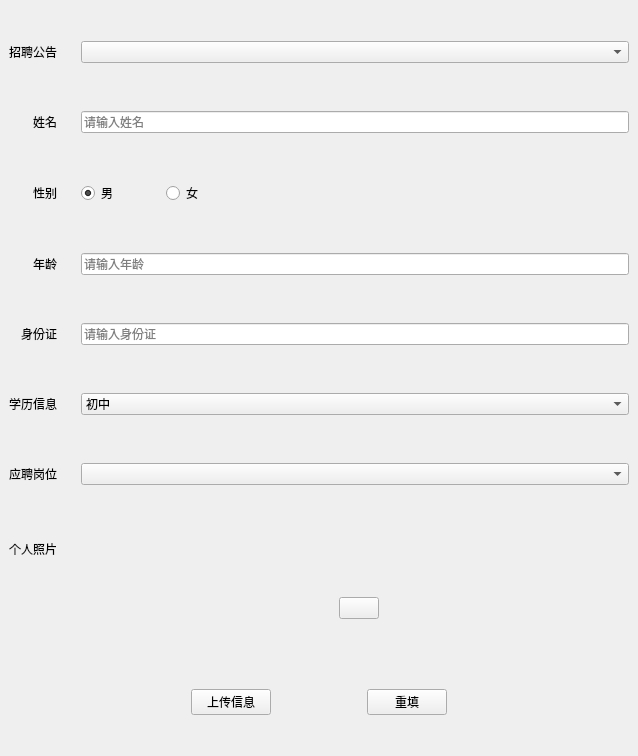
        <widget class="QWidget" name="resumePage">
         <layout class="QHBoxLayout" name="horizontalLayout_17">
          <property name="spacing">
           <number>0</number>
          </property>
          <property name="leftMargin">
           <number>0</number>
          </property>
          <property name="topMargin">
           <number>0</number>
          </property>
          <property name="rightMargin">
           <number>0</number>
          </property>
          <property name="bottomMargin">
           <number>0</number>
          </property>
          <item>
           <widget class="QWidget" name="widget_20" native="true">
            <property name="minimumSize">
             <size>
              <width>573</width>
              <height>0</height>
             </size>
            </property>
            <property name="maximumSize">
             <size>
              <width>650</width>
              <height>16777215</height>
             </size>
            </property>
            <layout class="QVBoxLayout" name="verticalLayout_11" stretch="1,9,1,1">
             <item>
              <spacer name="verticalSpacer_9">
               <property name="orientation">
                <enum>Qt::Vertical</enum>
               </property>
               <property name="sizeType">
                <enum>QSizePolicy::Fixed</enum>
               </property>
               <property name="sizeHint" stdset="0">
                <size>
                 <width>20</width>
                 <height>32</height>
                </size>
               </property>
              </spacer>
             </item>
             <item>
              <widget class="QWidget" name="widget_21" native="true">
               <layout class="QFormLayout" name="formLayout">
                <property name="sizeConstraint">
                 <enum>QLayout::SetMinAndMaxSize</enum>
                </property>
                <property name="labelAlignment">
                 <set>Qt::AlignRight|Qt::AlignTrailing|Qt::AlignVCenter</set>
                </property>
                <property name="horizontalSpacing">
                 <number>24</number>
                </property>
                <property name="verticalSpacing">
                 <number>48</number>
                </property>
                <property name="leftMargin">
                 <number>0</number>
                </property>
                <property name="topMargin">
                 <number>0</number>
                </property>
                <property name="rightMargin">
                 <number>0</number>
                </property>
                <property name="bottomMargin">
                 <number>0</number>
                </property>
                <item row="0" column="0">
                 <widget class="QLabel" name="label_2">
                  <property name="text">
                   <string>招聘公告</string>
                  </property>
                  <property name="alignment">
                   <set>Qt::AlignRight|Qt::AlignTrailing|Qt::AlignVCenter</set>
                  </property>
                 </widget>
                </item>
                <item row="0" column="1">
                 <widget class="QComboBox" name="recruitComboBox">
                  <property name="placeholderText">
                   <string>请选择招聘公告</string>
                  </property>
                 </widget>
                </item>
                <item row="1" column="0">
                 <widget class="QLabel" name="label_3">
                  <property name="text">
                   <string>姓名</string>
                  </property>
                  <property name="alignment">
                   <set>Qt::AlignRight|Qt::AlignTrailing|Qt::AlignVCenter</set>
                  </property>
                 </widget>
                </item>
                <item row="1" column="1">
                 <widget class="QLineEdit" name="nameLineEdit">
                  <property name="placeholderText">
                   <string>请输入姓名</string>
                  </property>
                 </widget>
                </item>
                <item row="2" column="0">
                 <widget class="QLabel" name="label_4">
                  <property name="text">
                   <string>性别</string>
                  </property>
                  <property name="alignment">
                   <set>Qt::AlignRight|Qt::AlignTrailing|Qt::AlignVCenter</set>
                  </property>
                 </widget>
                </item>
                <item row="2" column="1">
                 <widget class="QWidget" name="widget_23" native="true">
                  <layout class="QHBoxLayout" name="horizontalLayout_19">
                   <property name="spacing">
                    <number>0</number>
                   </property>
                   <property name="sizeConstraint">
                    <enum>QLayout::SetMinimumSize</enum>
                   </property>
                   <property name="leftMargin">
                    <number>0</number>
                   </property>
                   <property name="topMargin">
                    <number>0</number>
                   </property>
                   <property name="rightMargin">
                    <number>0</number>
                   </property>
                   <property name="bottomMargin">
                    <number>0</number>
                   </property>
                   <item>
                    <widget class="QRadioButton" name="maleRadioButton">
                     <property name="text">
                      <string>男</string>
                     </property>
                     <property name="checked">
                      <bool>true</bool>
                     </property>
                    </widget>
                   </item>
                   <item>
                    <spacer name="horizontalSpacer_40">
                     <property name="orientation">
                      <enum>Qt::Horizontal</enum>
                     </property>
                     <property name="sizeType">
                      <enum>QSizePolicy::Fixed</enum>
                     </property>
                     <property name="sizeHint" stdset="0">
                      <size>
                       <width>48</width>
                       <height>20</height>
                      </size>
                     </property>
                    </spacer>
                   </item>
                   <item>
                    <widget class="QRadioButton" name="femaleRadioButton">
                     <property name="text">
                      <string>女</string>
                     </property>
                    </widget>
                   </item>
                   <item>
                    <spacer name="horizontalSpacer_39">
                     <property name="orientation">
                      <enum>Qt::Horizontal</enum>
                     </property>
                     <property name="sizeHint" stdset="0">
                      <size>
                       <width>40</width>
                       <height>20</height>
                      </size>
                     </property>
                    </spacer>
                   </item>
                  </layout>
                 </widget>
                </item>
                <item row="3" column="0">
                 <widget class="QLabel" name="label_5">
                  <property name="text">
                   <string>年龄</string>
                  </property>
                  <property name="alignment">
                   <set>Qt::AlignRight|Qt::AlignTrailing|Qt::AlignVCenter</set>
                  </property>
                 </widget>
                </item>
                <item row="3" column="1">
                 <widget class="QLineEdit" name="ageLineEdit">
                  <property name="placeholderText">
                   <string>请输入年龄</string>
                  </property>
                 </widget>
                </item>
                <item row="4" column="0">
                 <widget class="QLabel" name="label_6">
                  <property name="text">
                   <string>身份证</string>
                  </property>
                  <property name="alignment">
                   <set>Qt::AlignRight|Qt::AlignTrailing|Qt::AlignVCenter</set>
                  </property>
                 </widget>
                </item>
                <item row="4" column="1">
                 <widget class="QLineEdit" name="idLineEdit">
                  <property name="placeholderText">
                   <string>请输入身份证</string>
                  </property>
                 </widget>
                </item>
                <item row="5" column="0">
                 <widget class="QLabel" name="label_7">
                  <property name="text">
                   <string>学历信息</string>
                  </property>
                  <property name="alignment">
                   <set>Qt::AlignRight|Qt::AlignTrailing|Qt::AlignVCenter</set>
                  </property>
                 </widget>
                </item>
                <item row="5" column="1">
                 <widget class="QComboBox" name="educationalComboBox">
                  <property name="currentText">
                   <string>初中</string>
                  </property>
                  <property name="currentIndex">
                   <number>0</number>
                  </property>
                  <property name="insertPolicy">
                   <enum>QComboBox::InsertAtBottom</enum>
                  </property>
                  <property name="placeholderText">
                   <string>-请选择您的学历-</string>
                  </property>
                  <property name="frame">
                   <bool>true</bool>
                  </property>
                  <item>
                   <property name="text">
                    <string>初中</string>
                   </property>
                  </item>
                  <item>
                   <property name="text">
                    <string>中专</string>
                   </property>
                  </item>
                  <item>
                   <property name="text">
                    <string>职高</string>
                   </property>
                  </item>
                  <item>
                   <property name="text">
                    <string>高中</string>
                   </property>
                  </item>
                  <item>
                   <property name="text">
                    <string>大专</string>
                   </property>
                  </item>
                  <item>
                   <property name="text">
                    <string>本科</string>
                   </property>
                  </item>
                  <item>
                   <property name="text">
                    <string>硕士研究生</string>
                   </property>
                  </item>
                  <item>
                   <property name="text">
                    <string>博士研究生</string>
                   </property>
                  </item>
                 </widget>
                </item>
                <item row="6" column="0">
                 <widget class="QLabel" name="label_8">
                  <property name="text">
                   <string>应聘岗位</string>
                  </property>
                  <property name="alignment">
                   <set>Qt::AlignRight|Qt::AlignTrailing|Qt::AlignVCenter</set>
                  </property>
                 </widget>
                </item>
                <item row="6" column="1">
                 <widget class="QComboBox" name="positionComboBox">
                  <property name="currentIndex">
                   <number>-1</number>
                  </property>
                  <property name="placeholderText">
                   <string>-请选择您要应聘的职位-</string>
                  </property>
                  <property name="duplicatesEnabled">
                   <bool>false</bool>
                  </property>
                 </widget>
                </item>
                <item row="7" column="0">
                 <widget class="QLabel" name="label_9">
                  <property name="text">
                   <string>个人照片</string>
                  </property>
                  <property name="alignment">
                   <set>Qt::AlignRight|Qt::AlignTrailing|Qt::AlignVCenter</set>
                  </property>
                 </widget>
                </item>
                <item row="7" column="1">
                 <widget class="QWidget" name="widget_24" native="true">
                  <layout class="QHBoxLayout" name="horizontalLayout_20">
                   <property name="spacing">
                    <number>0</number>
                   </property>
                   <property name="leftMargin">
                    <number>0</number>
                   </property>
                   <property name="topMargin">
                    <number>0</number>
                   </property>
                   <property name="rightMargin">
                    <number>0</number>
                   </property>
                   <property name="bottomMargin">
                    <number>0</number>
                   </property>
                   <item>
                    <widget class="QLabel" name="photoPic">
                     <property name="maximumSize">
                      <size>
                       <width>112</width>
                       <height>168</height>
                      </size>
                     </property>
                     <property name="text">
                      <string/>
                     </property>
                    </widget>
                   </item>
                   <item>
                    <spacer name="horizontalSpacer_37">
                     <property name="orientation">
                      <enum>Qt::Horizontal</enum>
                     </property>
                     <property name="sizeType">
                      <enum>QSizePolicy::Preferred</enum>
                     </property>
                     <property name="sizeHint" stdset="0">
                      <size>
                       <width>251</width>
                       <height>20</height>
                      </size>
                     </property>
                    </spacer>
                   </item>
                   <item>
                    <widget class="QWidget" name="uploadWidget" native="true">
                     <layout class="QVBoxLayout" name="verticalLayout_12">
                      <property name="spacing">
                       <number>0</number>
                      </property>
                      <property name="leftMargin">
                       <number>0</number>
                      </property>
                      <property name="topMargin">
                       <number>0</number>
                      </property>
                      <property name="rightMargin">
                       <number>0</number>
                      </property>
                      <property name="bottomMargin">
                       <number>0</number>
                      </property>
                      <item>
                       <spacer name="verticalSpacer_11">
                        <property name="orientation">
                         <enum>Qt::Vertical</enum>
                        </property>
                        <property name="sizeType">
                         <enum>QSizePolicy::Fixed</enum>
                        </property>
                        <property name="sizeHint" stdset="0">
                         <size>
                          <width>20</width>
                          <height>64</height>
                         </size>
                        </property>
                       </spacer>
                      </item>
                      <item>
                       <widget class="QPushButton" name="uploadBtn">
                        <property name="maximumSize">
                         <size>
                          <width>48</width>
                          <height>48</height>
                         </size>
                        </property>
                        <property name="text">
                         <string/>
                        </property>
                        <property name="icon">
                         <iconset resource="../resource/qrc/mainQrc.qrc">
                          <normaloff>:/header/img/icon-plus.png</normaloff>:/header/img/icon-plus.png</iconset>
                        </property>
                        <property name="iconSize">
                         <size>
                          <width>24</width>
                          <height>24</height>
                         </size>
                        </property>
                       </widget>
                      </item>
                      <item>
                       <spacer name="verticalSpacer_12">
                        <property name="orientation">
                         <enum>Qt::Vertical</enum>
                        </property>
                        <property name="sizeType">
                         <enum>QSizePolicy::Fixed</enum>
                        </property>
                        <property name="sizeHint" stdset="0">
                         <size>
                          <width>20</width>
                          <height>64</height>
                         </size>
                        </property>
                       </spacer>
                      </item>
                     </layout>
                    </widget>
                   </item>
                   <item>
                    <spacer name="horizontalSpacer_38">
                     <property name="orientation">
                      <enum>Qt::Horizontal</enum>
                     </property>
                     <property name="sizeHint" stdset="0">
                      <size>
                       <width>250</width>
                       <height>20</height>
                      </size>
                     </property>
                    </spacer>
                   </item>
                  </layout>
                 </widget>
                </item>
               </layout>
              </widget>
             </item>
             <item>
              <widget class="QWidget" name="widget_22" native="true">
               <layout class="QHBoxLayout" name="horizontalLayout_18">
                <property name="spacing">
                 <number>0</number>
                </property>
                <property name="leftMargin">
                 <number>0</number>
                </property>
                <property name="topMargin">
                 <number>0</number>
                </property>
                <property name="rightMargin">
                 <number>0</number>
                </property>
                <property name="bottomMargin">
                 <number>0</number>
                </property>
                <item>
                 <spacer name="horizontalSpacer_35">
                  <property name="orientation">
                   <enum>Qt::Horizontal</enum>
                  </property>
                  <property name="sizeHint" stdset="0">
                   <size>
                    <width>170</width>
                    <height>20</height>
                   </size>
                  </property>
                 </spacer>
                </item>
                <item>
                 <widget class="QPushButton" name="submitBtn">
                  <property name="text">
                   <string>上传信息</string>
                  </property>
                 </widget>
                </item>
                <item>
                 <spacer name="horizontalSpacer_41">
                  <property name="orientation">
                   <enum>Qt::Horizontal</enum>
                  </property>
                  <property name="sizeType">
                   <enum>QSizePolicy::Fixed</enum>
                  </property>
                  <property name="sizeHint" stdset="0">
                   <size>
                    <width>96</width>
                    <height>20</height>
                   </size>
                  </property>
                 </spacer>
                </item>
                <item>
                 <widget class="QPushButton" name="resetBtn">
                  <property name="text">
                   <string>重填</string>
                  </property>
                 </widget>
                </item>
                <item>
                 <spacer name="horizontalSpacer_36">
                  <property name="orientation">
                   <enum>Qt::Horizontal</enum>
                  </property>
                  <property name="sizeHint" stdset="0">
                   <size>
                    <width>170</width>
                    <height>20</height>
                   </size>
                  </property>
                 </spacer>
                </item>
               </layout>
              </widget>
             </item>
             <item>
              <spacer name="verticalSpacer_10">
               <property name="orientation">
                <enum>Qt::Vertical</enum>
               </property>
               <property name="sizeType">
                <enum>QSizePolicy::Fixed</enum>
               </property>
               <property name="sizeHint" stdset="0">
                <size>
                 <width>20</width>
                 <height>32</height>
                </size>
               </property>
              </spacer>
             </item>
            </layout>
           </widget>
          </item>
         </layout>
        </widget>
